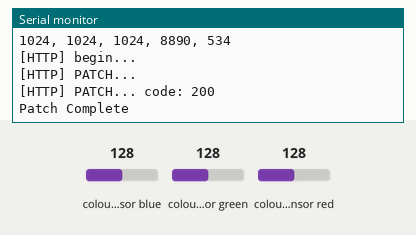
Recording of a sketch running on a simulated ESP8266 (NodeMCU). On the bench: the last lines printed to the serial monitor. The test bench sets the inputs (shaded band); at power-on: colour sensor blue 128, colour sensor green 128, colour sensor red 128. WiFi joins after 1.5 s; servers stay silent unless stated; uploads are accepted with an empty reply.

Above: at 3.8 s.
3.9 s: colour sensor blue set to 5
At 7.98 s:
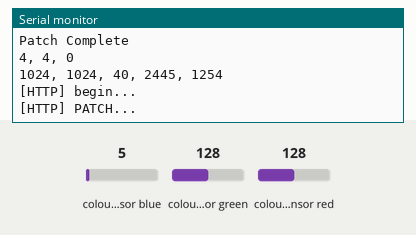
9.4 s: colour sensor green set to 5
At 12.44 s:
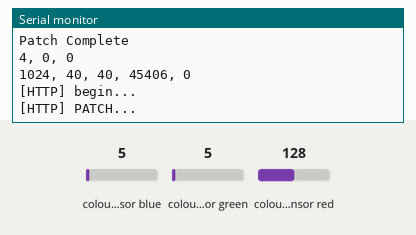
14.9 s: colour sensor red set to 5
At 16.9 s:
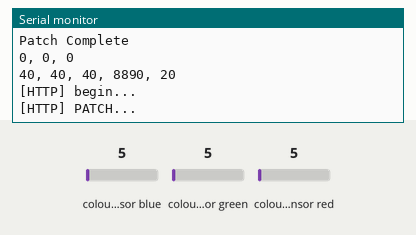
Timing chart, 0 to 18.4 s (numbered marks = the images above; inputs shaded):
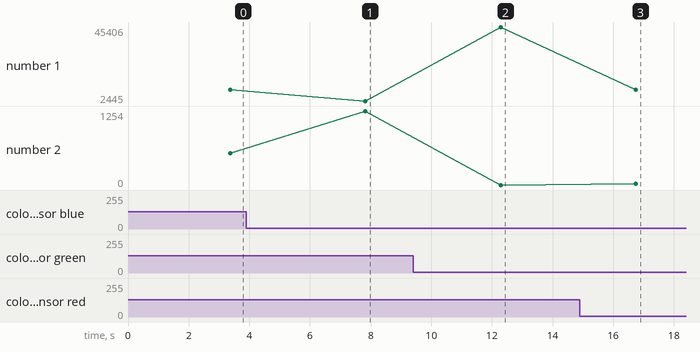

Measured:
- after the input at 3.9 s, the serial monitor: prints a new line after 3.9 s (image 1)
- after the input at 9.4 s, the serial monitor: prints a new line after 2.9 s (image 2)
- after the input at 14.9 s, the serial monitor: prints a new line after 1.8 s (image 3)
- plotted number 1: 8890 → 2445 after the input at 3.9 s, 2445 → 45406 after the input at 9.4 s, 45406 → 8890 after the input at 14.9 s
- plotted number 2: 534 → 1254 after the input at 3.9 s, 0 → 20 after the input at 14.9 s

The sketch:

Tree_Color_Sensor.ino
```cpp
//  ******************************************************************
//  ██████╗*██████╗**██████╗*██████╗*████████╗██████╗*███████╗███████╗
//  ██╔══██╗██╔══██╗██╔═══██╗██╔══██╗╚══██╔══╝██╔══██╗██╔════╝██╔════╝
//  ██║**██║██████╔╝██║***██║██████╔╝***██║***██████╔╝█████╗**█████╗**
//  ██║**██║██╔══██╗██║***██║██╔═══╝****██║***██╔══██╗██╔══╝**██╔══╝**
//  ██████╔╝██║**██║╚██████╔╝██║********██║***██║**██║███████╗███████╗
//  ╚═════╝*╚═╝**╚═╝*╚═════╝*╚═╝********╚═╝***╚═╝**╚═╝╚══════╝╚══════╝
//  Color sensor to light server
//  Author: David Bates
//  Date: 11/20/2018
//  ******************************************************************

#include <ESP8266WiFi.h>
#include <ESP8266HTTPClient.h>
#include <ArduinoJson.h>
#include <Wire.h>
#include "Adafruit_TCS34725.h"

char ssid[] = "OzmoTree";       // your network SSID (name)
char password[] = "4Tree4Tree";

const size_t bufferSize = JSON_OBJECT_SIZE(3);


byte neopix_gamma[] = {
    0,  0,  0,  0,  0,  0,  0,  0,  0,  0,  0,  0,  0,  0,  0,  0,
    0,  0,  0,  0,  0,  0,  0,  0,  0,  0,  0,  0,  1,  1,  1,  1,
    1,  1,  1,  1,  1,  1,  1,  1,  1,  2,  2,  2,  2,  2,  2,  2,
    2,  3,  3,  3,  3,  3,  3,  3,  4,  4,  4,  4,  4,  5,  5,  5,
    5,  6,  6,  6,  6,  7,  7,  7,  7,  8,  8,  8,  9,  9,  9, 10,
   10, 10, 11, 11, 11, 12, 12, 13, 13, 13, 14, 14, 15, 15, 16, 16,
   17, 17, 18, 18, 19, 19, 20, 20, 21, 21, 22, 22, 23, 24, 24, 25,
   25, 26, 27, 27, 28, 29, 29, 30, 31, 32, 32, 33, 34, 35, 35, 36,
   37, 38, 39, 39, 40, 41, 42, 43, 44, 45, 46, 47, 48, 49, 50, 50,
   51, 52, 54, 55, 56, 57, 58, 59, 60, 61, 62, 63, 64, 66, 67, 68,
   69, 70, 72, 73, 74, 75, 77, 78, 79, 81, 82, 83, 85, 86, 87, 89,
   90, 92, 93, 95, 96, 98, 99,101,102,104,105,107,109,110,112,114,
  115,117,119,120,122,124,126,127,129,131,133,135,137,138,140,142,
  144,146,148,150,152,154,156,158,160,162,164,167,169,171,173,175,
  177,180,182,184,186,189,191,193,196,198,200,203,205,208,210,213,
  215,218,220,223,225,228,231,233,236,239,241,244,247,249,252,255 };


//We found 700ms and 4X gain to be ideal for our application of laying a card on top of the sensor.
Adafruit_TCS34725 colorSensor = Adafruit_TCS34725(TCS34725_INTEGRATIONTIME_700MS, TCS34725_GAIN_4X);

void setup() {
  Serial.begin(115200);
  if (colorSensor.begin()) {
      Serial.println("Found sensor");
  } else {
      Serial.println("No TCS34725 found ... check your connections");
      while (1);
  }
  connect();

}

void connect(){
  WiFi.mode(WIFI_OFF);
  delay(1000);
   //Connect to wifi:
  WiFi.mode(WIFI_STA);
  WiFi.disconnect();
  delay(100);
  // Attempt to connect to Wifi network:
  Serial.print("Connecting Wifi: ");
  Serial.println(ssid);
  WiFi.begin(ssid, password);
  while (WiFi.status() != WL_CONNECTED) {
    Serial.print(".");
    delay(500);
  }
  Serial.println("");
  Serial.println("WiFi connected");
  Serial.println("IP address: ");
  IPAddress ip = WiFi.localIP();
  Serial.println(ip);
}

void loop() {

  if(WiFi.status() != WL_CONNECTED) {
    Serial.println("Disconnected from WiFi");
    connect();
  }
  uint16_t clear, red, green, blue, colorTemp, lux;
  colorSensor.setInterrupt(false); //Turn on the LED
  delay(710);  // takes 700ms to read
  colorSensor.getRawData(&red, &green, &blue, &clear);
  colorTemp = colorSensor.calculateColorTemperature(red, green, blue);
  lux = colorSensor.calculateLux(red, green, blue);
  colorSensor.setInterrupt(true); //Turn off the LED


// Tree Math
  uint32_t sum = red+green+blue;
  float r, g, b;
// Simply dividing by 256 give a good enough approximation of the color.
// When displaying on LEDs you might want to use a gamma table to boost certain colors.
  r = red / 256;
  b = blue / 256;
  g = green / 256;
  if (r > 255) r = 255;
  if (g > 255) g = 255;
  if (b > 255) b = 255;

// Useful for troubleshooting
  Serial.print((int)r) ;
  Serial.print(", ") ;
  Serial.print((int)g);
  Serial.print(", ") ;
  Serial.println((int)b);
  Serial.print((int)red) ;
  Serial.print(", ") ;
  Serial.print((int)green);
  Serial.print(", ") ;
  Serial.print((int)blue);
  Serial.print(", ") ;
  Serial.print(colorTemp);
  Serial.print(", ") ;
  Serial.println(lux);
// The server need a patch request to update the values.
  patchColor(neopix_gamma[(int)r], neopix_gamma[(int)g], neopix_gamma[(int)b]);
// Set the interval for updates.
  delay(3000);
}

void patchColor(int r, int g, int b){
// Build the JSON object
  DynamicJsonBuffer jsonBuffer(bufferSize);
  JsonObject& root = jsonBuffer.createObject();
  root["r"] = r;
  root["g"] = g;
  root["b"] = b;

// Convert to String for transmitting to server
  String patchData;
  root.printTo(patchData);
  HTTPClient http;

  Serial.print("[HTTP] begin...\n");
//  Change this to reflect which sensor
  http.begin("http://10.20.0.100:3000/lights/1"); //HTTP

  Serial.print("[HTTP] PATCH...\n");
// Log out for troubleshooting.
  // root.printTo(Serial);
// Server expects JSON
  http.addHeader("Content-Type", "application/json");
  int httpCode = http.sendRequest("PATCH", patchData);

// httpCode will be negative on error
  if(httpCode > 0) {
    Serial.printf("[HTTP] PATCH... code: %d\n", httpCode);
    if(httpCode == HTTP_CODE_OK) {
      Serial.println("Patch Complete ");
      delay(500);
    }
  } else {
    Serial.printf("[HTTP] PATCH... failed, error: %s\n", http.errorToString(httpCode).c_str());
  }

  http.end();
}
```
